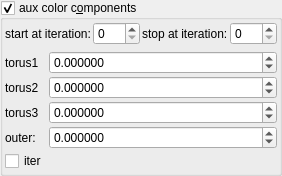
    <widget class="MyGroupBox" name="groupCheck_fold_color_aux_color_enabled">
     <property name="title">
      <string>aux color c&amp;omponents</string>
     </property>
     <property name="checkable">
      <bool>true</bool>
     </property>
     <layout class="QVBoxLayout" name="verticalLayout_12">
      <property name="leftMargin">
       <number>2</number>
      </property>
      <property name="topMargin">
       <number>2</number>
      </property>
      <property name="rightMargin">
       <number>2</number>
      </property>
      <property name="bottomMargin">
       <number>2</number>
      </property>
      <item>
       <layout class="QGridLayout" name="gridLayout_21" columnstretch="0,0,0,0">
        <property name="spacing">
         <number>2</number>
        </property>
        <item row="0" column="3">
         <widget class="MySpinBox" name="spinboxInt_fold_color_stop_iterations_A">
          <property name="sizePolicy">
           <sizepolicy hsizetype="Minimum" vsizetype="Maximum">
            <horstretch>0</horstretch>
            <verstretch>0</verstretch>
           </sizepolicy>
          </property>
          <property name="maximum">
           <number>999</number>
          </property>
         </widget>
        </item>
        <item row="0" column="0">
         <widget class="QLabel" name="label_276">
          <property name="text">
           <string>start at iteration:</string>
          </property>
         </widget>
        </item>
        <item row="0" column="2">
         <widget class="QLabel" name="label_275">
          <property name="text">
           <string>stop at iteration:</string>
          </property>
         </widget>
        </item>
        <item row="0" column="1">
         <widget class="MySpinBox" name="spinboxInt_fold_color_start_iterations_A">
          <property name="sizePolicy">
           <sizepolicy hsizetype="Minimum" vsizetype="Maximum">
            <horstretch>0</horstretch>
            <verstretch>0</verstretch>
           </sizepolicy>
          </property>
          <property name="maximum">
           <number>999</number>
          </property>
         </widget>
        </item>
       </layout>
      </item>
      <item>
       <layout class="QGridLayout" name="gridLayout_22" columnstretch="0,1">
        <property name="spacing">
         <number>2</number>
        </property>
        <item row="3" column="0">
         <widget class="QLabel" name="label_64">
          <property name="text">
           <string>outer:</string>
          </property>
         </widget>
        </item>
        <item row="4" column="0">
         <widget class="MyCheckBox" name="checkBox_fold_color_aux_color_enabled_false">
          <property name="enabled">
           <bool>true</bool>
          </property>
          <property name="font">
           <font>
            <weight>50</weight>
            <bold>false</bold>
           </font>
          </property>
          <property name="text">
           <string>iter</string>
          </property>
         </widget>
        </item>
        <item row="0" column="0">
         <widget class="QLabel" name="label_58">
          <property name="text">
           <string>torus1</string>
          </property>
         </widget>
        </item>
        <item row="1" column="0">
         <widget class="QLabel" name="label_59">
          <property name="text">
           <string>torus2</string>
          </property>
         </widget>
        </item>
        <item row="2" column="0">
         <widget class="QLabel" name="label_61">
          <property name="text">
           <string>torus3</string>
          </property>
         </widget>
        </item>
        <item row="0" column="1">
         <widget class="MyDoubleSpinBox" name="spinbox4_fold_color_difs_0000_x">
          <property name="sizePolicy">
           <sizepolicy hsizetype="Minimum" vsizetype="Maximum">
            <horstretch>0</horstretch>
            <verstretch>0</verstretch>
           </sizepolicy>
          </property>
          <property name="prefix">
           <string/>
          </property>
          <property name="suffix">
           <string/>
          </property>
          <property name="decimals">
           <number>6</number>
          </property>
          <property name="minimum">
           <double>-100.000000000000000</double>
          </property>
          <property name="maximum">
           <double>100.000000000000000</double>
          </property>
          <property name="singleStep">
           <double>0.100000000000000</double>
          </property>
         </widget>
        </item>
        <item row="1" column="1">
         <widget class="MyDoubleSpinBox" name="spinbox4_fold_color_difs_0000_y">
          <property name="sizePolicy">
           <sizepolicy hsizetype="Minimum" vsizetype="Maximum">
            <horstretch>0</horstretch>
            <verstretch>0</verstretch>
           </sizepolicy>
          </property>
          <property name="prefix">
           <string/>
          </property>
          <property name="suffix">
           <string/>
          </property>
          <property name="decimals">
           <number>6</number>
          </property>
          <property name="minimum">
           <double>-100.000000000000000</double>
          </property>
          <property name="maximum">
           <double>100.000000000000000</double>
          </property>
          <property name="singleStep">
           <double>0.100000000000000</double>
          </property>
         </widget>
        </item>
        <item row="2" column="1">
         <widget class="MyDoubleSpinBox" name="spinbox4_fold_color_difs_0000_z">
          <property name="sizePolicy">
           <sizepolicy hsizetype="Minimum" vsizetype="Maximum">
            <horstretch>0</horstretch>
            <verstretch>0</verstretch>
           </sizepolicy>
          </property>
          <property name="prefix">
           <string/>
          </property>
          <property name="suffix">
           <string/>
          </property>
          <property name="decimals">
           <number>6</number>
          </property>
          <property name="minimum">
           <double>-100.000000000000000</double>
          </property>
          <property name="maximum">
           <double>100.000000000000000</double>
          </property>
          <property name="singleStep">
           <double>0.100000000000000</double>
          </property>
         </widget>
        </item>
        <item row="3" column="1">
         <widget class="MyDoubleSpinBox" name="spinbox4_fold_color_difs_0000_w">
          <property name="sizePolicy">
           <sizepolicy hsizetype="Minimum" vsizetype="Maximum">
            <horstretch>0</horstretch>
            <verstretch>0</verstretch>
           </sizepolicy>
          </property>
          <property name="prefix">
           <string/>
          </property>
          <property name="suffix">
           <string/>
          </property>
          <property name="decimals">
           <number>6</number>
          </property>
          <property name="minimum">
           <double>-100.000000000000000</double>
          </property>
          <property name="maximum">
           <double>100.000000000000000</double>
          </property>
          <property name="singleStep">
           <double>0.100000000000000</double>
          </property>
         </widget>
        </item>
       </layout>
      </item>
     </layout>
    </widget>
